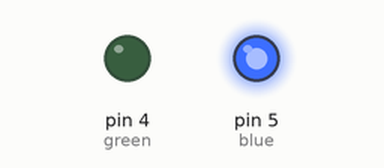
Simulated run of this sketch. Board: Arduino Uno, built with avr-gcc and run on an emulated ATmega328P. On the bench: output pins drawn as LEDs (lit = HIGH).

Above: at 1.0 s.
At 3.0 s:
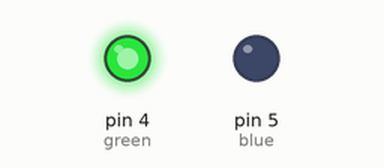
Timing chart, 0 to 5.2 s (numbered marks = the images above):
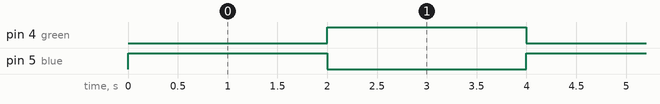

Measured:
- by itself, pin 4 (green), pin 5 (blue): alternates HIGH for 2.0 s and LOW for 2.0 s

The sketch:

W09_02_DEMO-blinkTwo.ino
```cpp
// W09_02_DEMO-blinkTwo

const int blue = 5 ; // where is the circuit?
const int green = 4 ; // where is the circuit ?

void setup() {
  // put your setup code here, to run once:
  pinMode ( blue, OUTPUT ) ;  // output because we are sending a signal out
  pinMode ( green,  OUTPUT ); // output because we are sending a signal out
}

void loop() {
  // put your main code here, to run repeatedly:

   digitalWrite( blue  , HIGH ) ;
   digitalWrite( green , LOW) ;
   delay(2000);

   // now add code to switch the the flow in the circuit

   digitalWrite( blue , LOW ) ;
   digitalWrite( green, HIGH) ;
   delay(2000);


}
```
